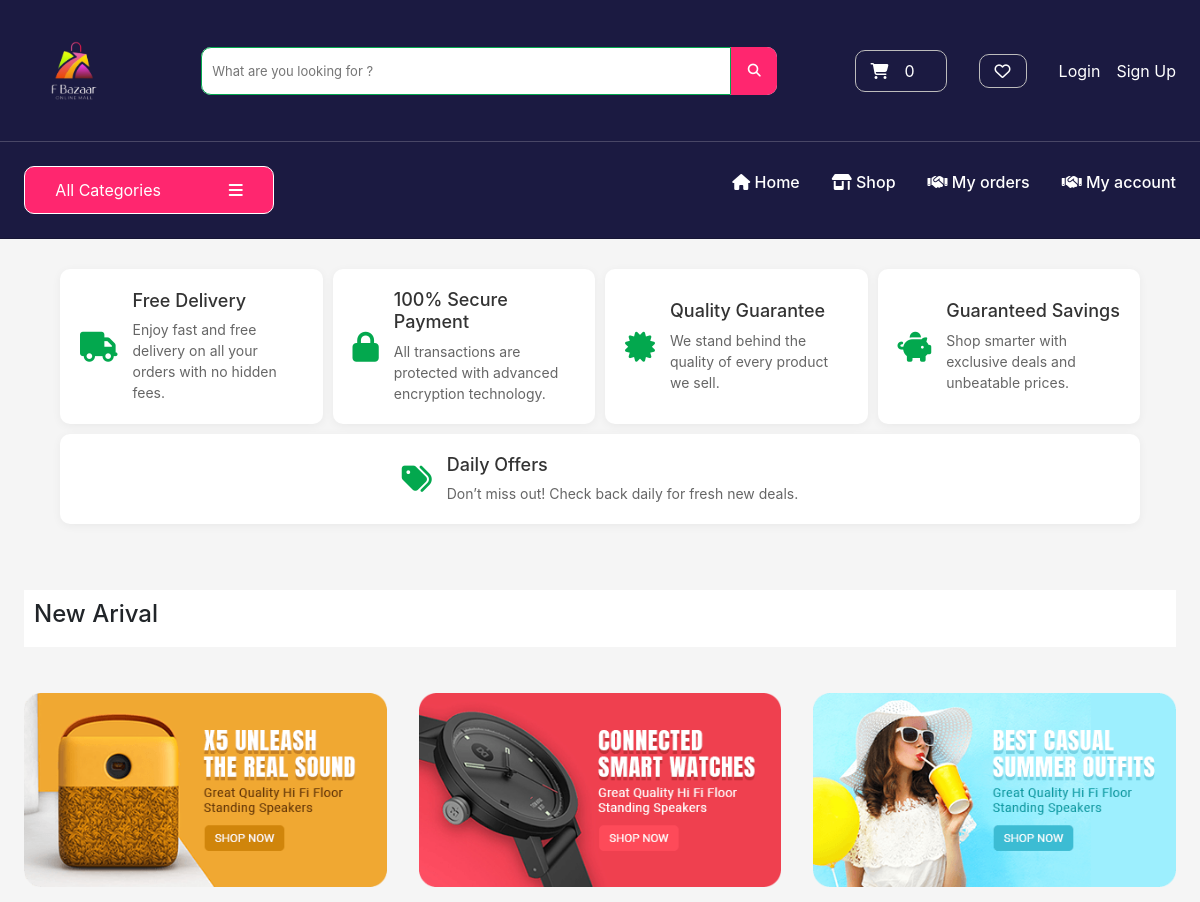
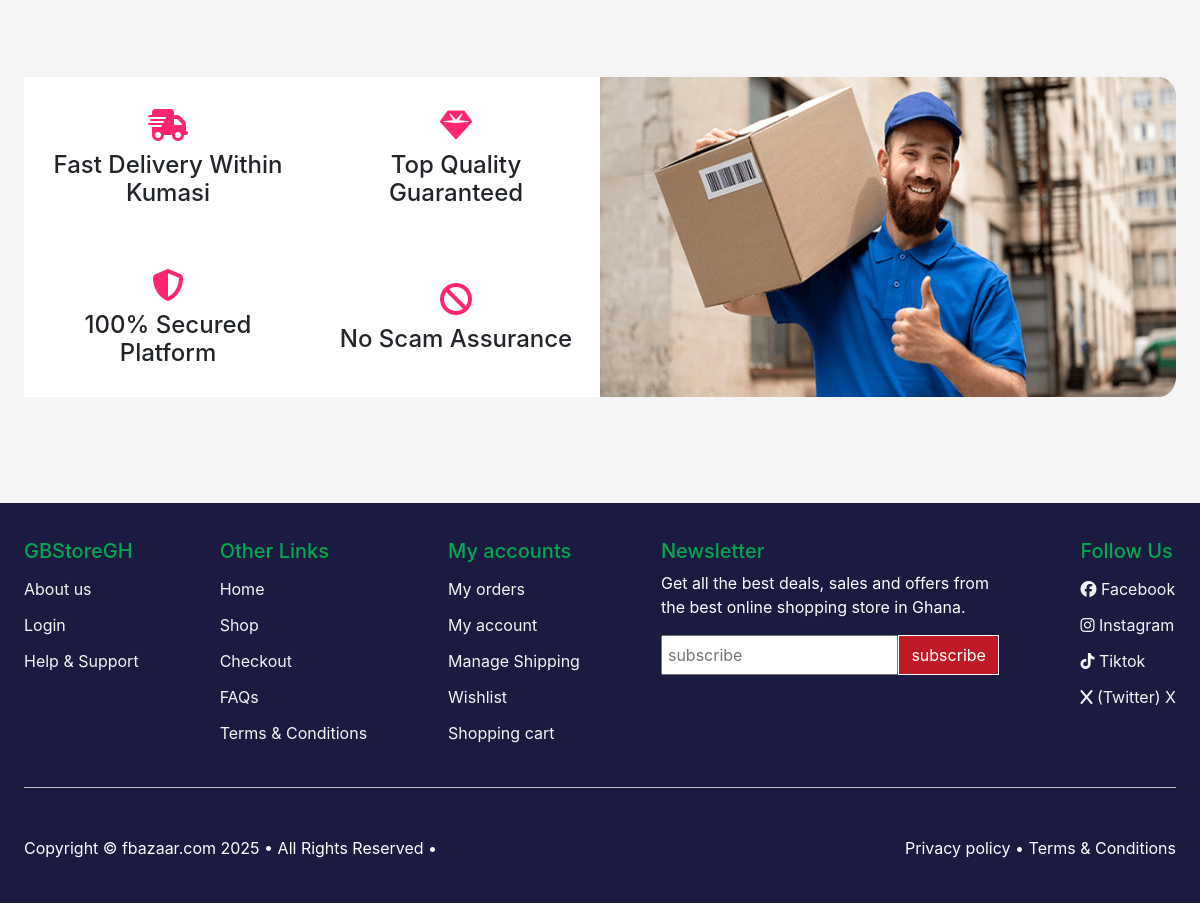
The app's page /, older data (2 pictures, top to bottom).
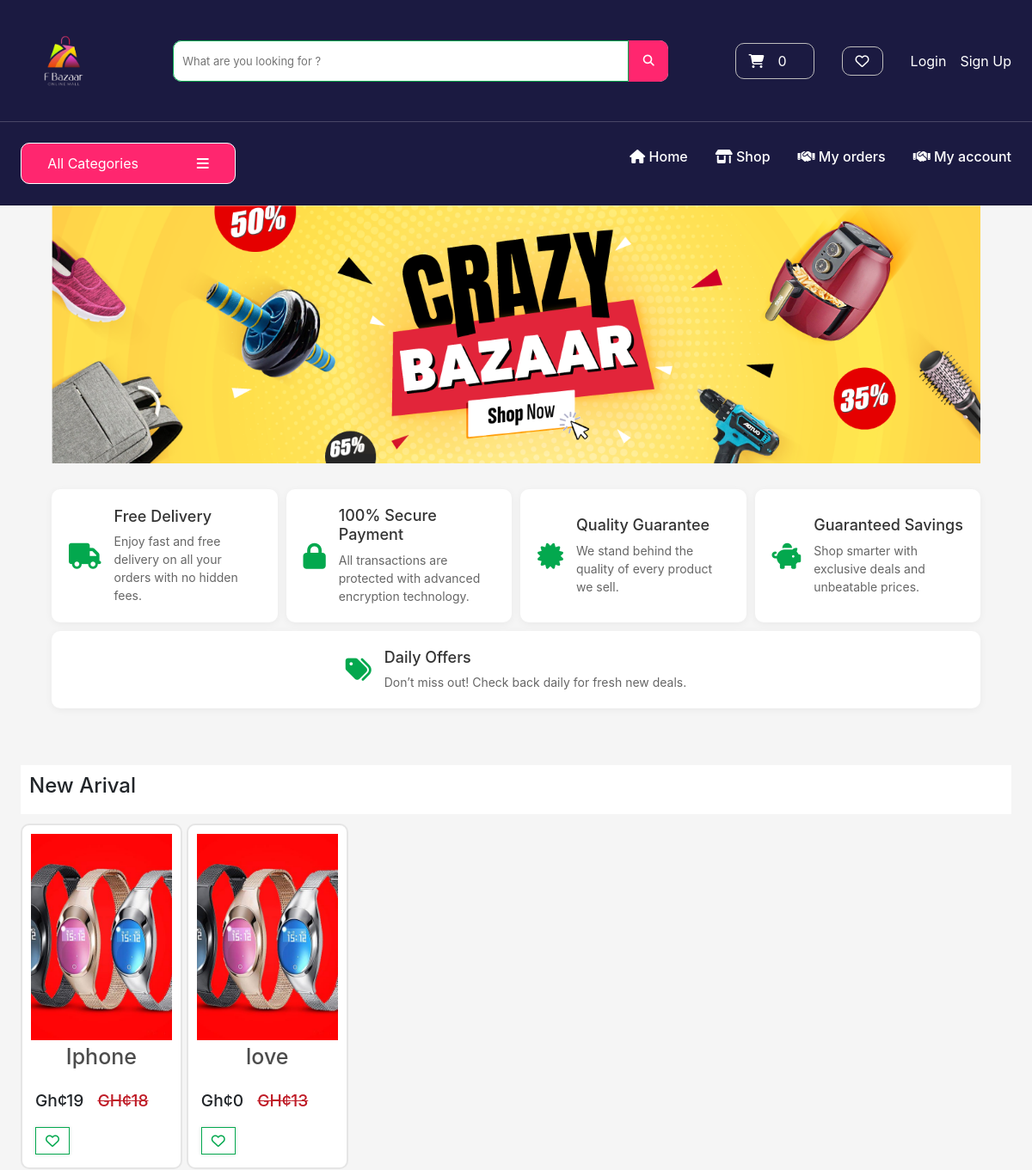
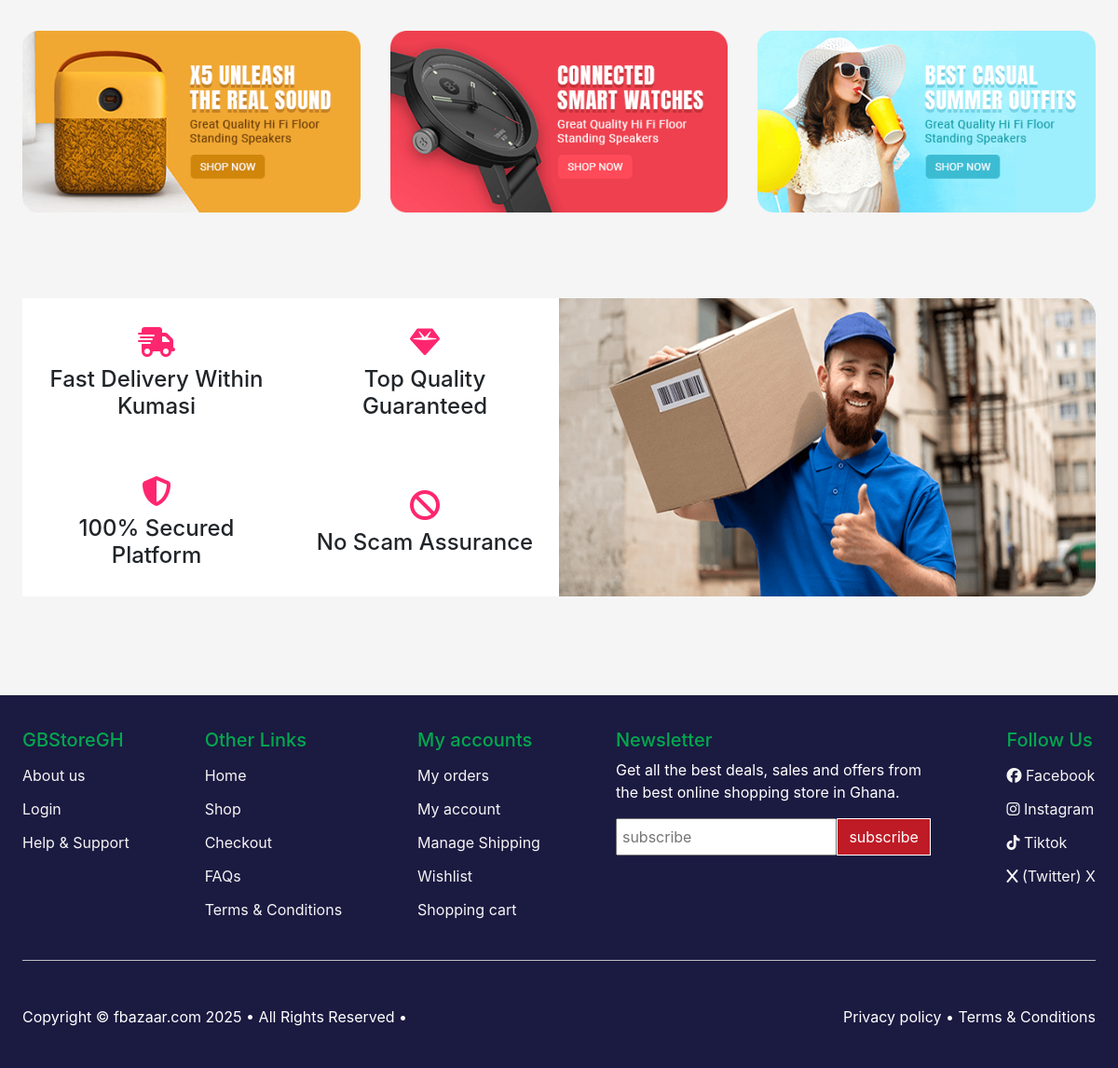
The same page, newer data (2 pictures, top to bottom).
### store/models.py (models this page shows, shortened)
class Banner(models.Model):
    name = models.CharField(max_length=100)
    image = models.ImageField(upload_to='banner-img')
    class Meta:
        verbose_name_plural = 'Banners'

class Product(models.Model):
    category = models.ForeignKey(Category, related_name='product', on_delete=models.CASCADE)
    title = models.CharField(max_length=200)
    content = models.CharField(max_length=200, null=True)
    description1 = models.CharField(max_length=250, blank=True, default="")
    description2 = models.CharField(max_length=250, blank=True, default="")
    description3 = models.CharField(max_length=250, blank=True, default="")
    description4 = models.CharField(max_length=250, blank=True, default="")
    description5 = models.CharField(max_length=250, blank=True, default="")
    description6 = models.CharField(max_length=250, blank=True, default="")
    description7 = models.CharField(max_length=250, blank=True, default="")
    brand = models.CharField(max_length=100, default='un-branded')
    product_availability = models.CharField(max_length=20, choices=PRODUCT_AVAILABILITY, default='in stock')
    total_products = models.PositiveIntegerField(default=0)
    available_products = models.PositiveIntegerField(default=0)
    image1 = models.ImageField(upload_to='product1/img', default='default.jpg')
    image2 = models.ImageField(upload_to='product2/img', default='default.jpg')
    image3 = models.ImageField(upload_to='product3/img', default='default.jpg')
    normal_price = models.PositiveBigIntegerField(null=True)
    final_price = models.PositiveBigIntegerField()
    date_added = models.DateTimeField(auto_now_add=True)
    slug = models.SlugField(max_length=250, null=True)
    class Meta:
        verbose_name_plural = 'products'
        ordering = ['date_added',]
    def get_absolute_url(self):
        return reverse('product-info', args=[self.slug])

### store/views.py (the view, shortened to what this page needs)
# urls.py: path('', views.index, name='index'),
def index(request):
    laptopshops = LaptopsAndTablet.objects.all()
    applesytems = AppleSystem.objects.all()
    gaminglaptops = GamingLaptops.objects.all()
    accessories = ComputerAccessories.objects.all()
    components = ComponentsAndParts.objects.all()
    surviellences = SurveillanceSystems.objects.all()
    heels = HeelsAndSlippers.objects.all()
    shoes = ShoesAndSlippers.objects.all()
    banners = Banner.objects.all()
    products = Product.objects.all()[:5]
    context = {
        'laptopshops': laptopshops,
        'applesytems': applesytems,
        'gaminglaptops': gaminglaptops,
        'accessories': accessories,
        'components': components,
        'surviellences': surviellences,
        'heels': heels,
        'shoes': shoes,
        'products': products,
        'banners': banners
    }
    return render(request, 'store/index.html', context)

### cart/cart.py (called while the page is built)
    def __len__(self):
        return sum(item['qty'] for item in self.cart.values())

### cart/context_processors.py (called while the page is built)
def cart(request):
    return {'cart': Cart(request)}

### store/models.py (called while the page is built)
    def get_absolute_url(self):
        return reverse('accessory-info', args=[self.slug])

### store/views.py (called while the page is built)
def categories(request):
    all_categories = Category.objects.all()
    return {'all_categories': all_categories}

### store/templates/store/index.html (shortened to what this page needs)
{% extends 'store/base.html' %} {% load static %} {% block content %}
<div id="main-contents" style="display: none;">
  <div class="slide-show">
    <div class="slides-container">
      {% for banner in banners %}
      <div class="slide">
        <img src="{{banner.image.url}}" alt="Slide 3" />
      </div>
      {% endfor %}
    </div>
  </div>
</div>
<section class="features-container">
  <div class="feature">
    <i class="fas fa-truck"></i>
    <div class="feature-content">
      <h3>Free Delivery</h3>
      <p>Enjoy fast and free delivery on all your orders with no hidden fees.</p>
    </div>
  </div>
  <div class="feature">
    <i class="fas fa-lock"></i>
    <div class="feature-content">
      <h3>100% Secure Payment</h3>
      <p>All transactions are protected with advanced encryption technology.</p>
    </div>
  </div>
  <div class="feature">
    <i class="fas fa-certificate"></i>
    <div class="feature-content">
      <h3>Quality Guarantee</h3>
      <p>We stand behind the quality of every product we sell.</p>
    </div>
  </div>
  <div class="feature">
    <i class="fas fa-piggy-bank"></i>
    <div class="feature-content">
      <h3>Guaranteed Savings</h3>
      <p>Shop smarter with exclusive deals and unbeatable prices.</p>
    </div>
  </div>
  <div class="feature">
    <i class="fas fa-tags"></i>
    <div class="feature-content">
      <h3>Daily Offers</h3>
      <p>Don’t miss out! Check back daily for fresh new deals.</p>
    </div>
  </div>
</section>
<div class="product-main-container">
  <div class="product-container">
    <div class="heading">
      <h2>New Arival</h2>
    </div>
    <div class="product-dsiplay-grid">
      {% for product in products %}
      <div class="product">
        <a href="{{ product.get_absolute_url }}">
          <img src="{{ product.image1.url }}" alt="{{ product.title }}" />
          <h4 style="font-size: 25px;">{{ product.title }}</h4>
        </a>
        <div class="product-details">
          <div class="price-wishlist-btn">
            <div class="price">
              <p>Gh¢{{ product.final_price }}</p>
              <p class="canceled">GH¢{{ product.normal_price }}</p>
            </div>
            <div class="add-to-wishlist">
              <a href="{% url 'add-to-wishlist' product.slug %}">
                <button> <i class="fa-regular fa-heart"></i> </button>
              </a>
            </div>
          </div>
        </div>
      </div>
      {% endfor %}
    </div>
  </div>
  <div class="deal-advert">
    <div class="deal">
      <img src="{% static 'store/img/banner1.png' %}" alt="Slide 3" />
    </div>
    <div class="deal">
      <img src="{% static 'store/img/banner2.png' %}" alt="Slide 3" />
    </div>
    <div class="deal">
      <img src="{% static 'store/img/banner3.png' %}" alt="Slide 3" />
    </div>
  </div>
  <div class="shipping">
    <div class="shipping-text">
      <div class="ship">
        <div class="ship-tex">
          <i class="fa-solid fa-truck-fast"></i>
          <h4>Fast Delivery Within Kumasi</h4>
        </div>
        <div class="ship-tex">
          <i class="fa-solid fa-gem"></i>
          <h4>Top Quality Guaranteed</h4>
        </div>
      </div>
      <div class="ship">
        <div class="ship-tex">
          <i class="fa-solid fa-shield-halved"></i>
          <h4>100% Secured Platform</h4>
        </div>
        <div class="ship-tex">
          <i class="fa-solid fa-ban"></i>
          <h4>No Scam Assurance</h4>
        </div>
      </div>
    </div>
    <div class="shipping-img">
      <img src="{% static 'store/img/banner-shipping.png' %}" alt="{{ gaminglaptop.title }}" />
    </div>
  </div>
</div>
{% endblock %}

Row changes from the older to the newer data that the page shows:
added Banner: image (picture)
added Product: image1 (picture), title "Iphone", final_price "19", normal_price "18"
added Product: image1 (picture), title "love", final_price "0", normal_price "13"
